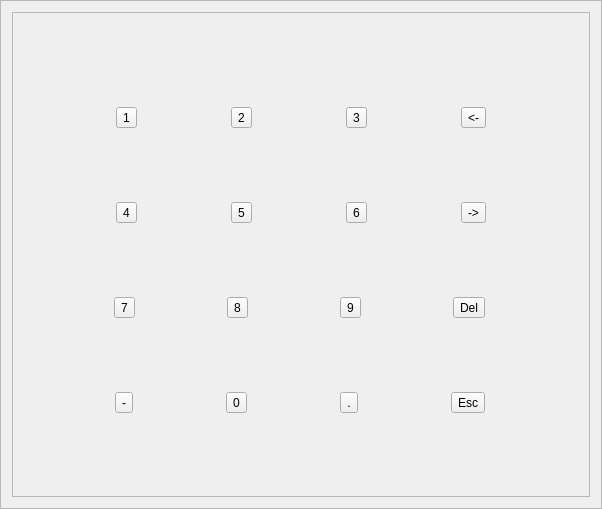
<?xml version="1.0" encoding="UTF-8"?>
<ui version="4.0">
 <class>ODigitKeyboard</class>
 <widget class="QFrame" name="ODigitKeyboard">
  <property name="geometry">
   <rect>
    <x>0</x>
    <y>0</y>
    <width>602</width>
    <height>509</height>
   </rect>
  </property>
  <property name="windowTitle">
   <string>Frame</string>
  </property>
  <property name="frameShape">
   <enum>QFrame::StyledPanel</enum>
  </property>
  <property name="frameShadow">
   <enum>QFrame::Raised</enum>
  </property>
  <layout class="QHBoxLayout" name="horizontalLayout_5">
   <item>
    <widget class="QFrame" name="frameBorder">
     <property name="frameShape">
      <enum>QFrame::StyledPanel</enum>
     </property>
     <property name="frameShadow">
      <enum>QFrame::Raised</enum>
     </property>
     <layout class="QVBoxLayout" name="verticalLayoutBorder">
      <property name="spacing">
       <number>0</number>
      </property>
      <property name="topMargin">
       <number>20</number>
      </property>
      <item>
       <layout class="QHBoxLayout" name="horizontalLayout">
        <property name="spacing">
         <number>0</number>
        </property>
        <item>
         <widget class="QToolButton" name="toolButton1">
          <property name="text">
           <string>1</string>
          </property>
         </widget>
        </item>
        <item>
         <widget class="QToolButton" name="toolButton2">
          <property name="text">
           <string>2</string>
          </property>
         </widget>
        </item>
        <item>
         <widget class="QToolButton" name="toolButton3">
          <property name="text">
           <string>3</string>
          </property>
         </widget>
        </item>
        <item>
         <widget class="QToolButton" name="toolButtonLeft">
          <property name="text">
           <string>&lt;-</string>
          </property>
         </widget>
        </item>
       </layout>
      </item>
      <item>
       <layout class="QHBoxLayout" name="horizontalLayout_2">
        <property name="spacing">
         <number>0</number>
        </property>
        <item>
         <widget class="QToolButton" name="toolButton4">
          <property name="text">
           <string>4</string>
          </property>
         </widget>
        </item>
        <item>
         <widget class="QToolButton" name="toolButton5">
          <property name="text">
           <string>5</string>
          </property>
         </widget>
        </item>
        <item>
         <widget class="QToolButton" name="toolButton6">
          <property name="text">
           <string>6</string>
          </property>
         </widget>
        </item>
        <item>
         <widget class="QToolButton" name="toolButtonRight">
          <property name="text">
           <string>-&gt;</string>
          </property>
         </widget>
        </item>
       </layout>
      </item>
      <item>
       <layout class="QHBoxLayout" name="horizontalLayout_3">
        <property name="spacing">
         <number>0</number>
        </property>
        <item>
         <widget class="QToolButton" name="toolButton7">
          <property name="text">
           <string>7</string>
          </property>
         </widget>
        </item>
        <item>
         <widget class="QToolButton" name="toolButton8">
          <property name="text">
           <string>8</string>
          </property>
         </widget>
        </item>
        <item>
         <widget class="QToolButton" name="toolButton9">
          <property name="text">
           <string>9</string>
          </property>
         </widget>
        </item>
        <item>
         <widget class="QToolButton" name="toolButtonDelete">
          <property name="text">
           <string>Del</string>
          </property>
         </widget>
        </item>
       </layout>
      </item>
      <item>
       <layout class="QHBoxLayout" name="horizontalLayout_4">
        <property name="spacing">
         <number>0</number>
        </property>
        <item>
         <widget class="QToolButton" name="toolButtonMinus">
          <property name="text">
           <string>-</string>
          </property>
         </widget>
        </item>
        <item>
         <widget class="QToolButton" name="toolButton0">
          <property name="text">
           <string>0</string>
          </property>
         </widget>
        </item>
        <item>
         <widget class="QToolButton" name="toolButtonPeriod">
          <property name="text">
           <string>.</string>
          </property>
         </widget>
        </item>
        <item>
         <widget class="QToolButton" name="toolButtonEsc">
          <property name="text">
           <string>Esc</string>
          </property>
         </widget>
        </item>
       </layout>
      </item>
     </layout>
    </widget>
   </item>
  </layout>
 </widget>
 <resources/>
 <connections/>
</ui>
